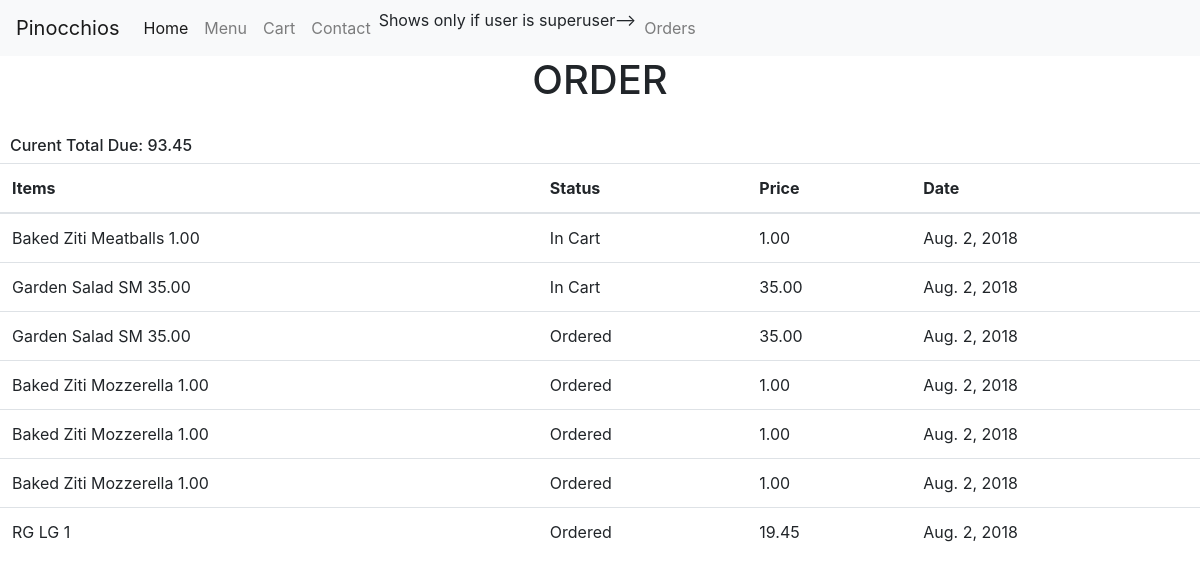
Before: /view (signed in) with the older database file.
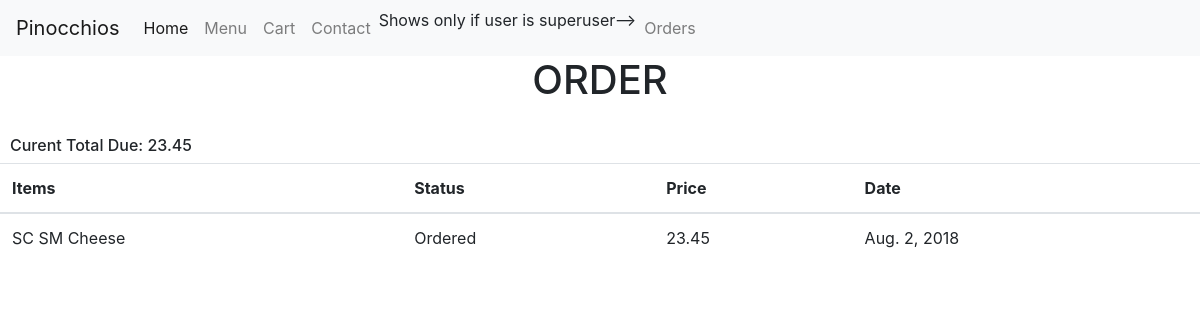
After: the same page with the newer database file.
### orders/models.py (models this page shows, shortened)
class Orders(models.Model):
    Ordered="Ordered"
    Delivered="Delivered"
    Incart="In Cart"
    Status_Choices=(
        (Ordered,'Ordered'),
        (Delivered,'Delivered'),
        (Incart,'In cart')
        )
    Username=models.CharField( max_length=64)
    Items=models.TextField()
    Status=models.TextField(choices=Status_Choices, default="In Cart")
    Date=models.DateField(datetime.now())
    Price=models.DecimalField(
        max_digits=5,
        decimal_places=2,
        default=1
        )
    Toppings=models.ManyToManyField(Toppings,blank = True,)

### orders/views.py (the view)
# urls.py: path("view",views.view, name="view"),
def view(request):
    Username = request.user.username # Retrieves username of current user
    order=Orders.objects.all().filter(Username=Username) # Retrieves all orders of current user
    orderall=Orders.objects.all().filter(Username=Username,Status="Ordered")  # Retrieves all pending orders of current user
    global total #Calculates total due by user
    total=0
    for item in order:
        total=total+item.Price
    context = {
       "order" : order ,
        "total":total
    }
    return render(request, "order.html",context)

### templates/order.html (shortened to what this page needs)
{% extends 'base.html' %}
{% block content %}
{% if user.is_authenticated %}
<h1 style="text-align:center;">ORDER</h1>
<table class="table">
    <thead>
    <tr>
        <th scope="col">Items</th>
        <th scope="col">Status</th>
        <th scope="col">Price</th>
        <th scope="col">Date</th>
    </tr>
    </thead>
    <tbody>
    {% for item in order %}
    <tr>
        <td scope="row">{{ item.Items }}</td>
        <td>{{ item.Status }}</td>
        <td>{{ item.Price }}</td>
        <td>{{ item.Date }}</td>
    </tr>
    {% endfor %}
     </tbody>
<br>
<h6>Curent Total Due: {{total}}</h6>
{% else %}
<h1 id="logincheck">Log in or sign up to order!</h1>
<button class=" btn btn-light"><a href="{% url 'login' %}">Login</a></button>
<button class=" btn btn-light"><a href="{% url 'signup' %}">Sign Up</a></button>
{% endif %}
{% endblock %}

Changed rows visible on the page:
removed Orders: Items "Baked Ziti Meatballs 1.00", Status "In Cart", Price "1.00", Date "Aug. 2, 2018"
removed Orders: Items "Garden Salad SM 35.00", Status "In Cart", Price "35.00", Date "Aug. 2, 2018"
removed Orders: Items "Garden Salad SM 35.00", Status "Ordered", Price "35.00", Date "Aug. 2, 2018"
removed Orders: Items "Baked Ziti Mozzerella 1.00", Status "Ordered", Price "1.00", Date "Aug. 2, 2018"
removed Orders: Items "Baked Ziti Mozzerella 1.00", Status "Ordered", Price "1.00", Date "Aug. 2, 2018"
removed Orders: Items "Baked Ziti Mozzerella 1.00", Status "Ordered", Price "1.00", Date "Aug. 2, 2018"
removed Orders: Items "RG LG 1", Status "Ordered", Price "19.45", Date "Aug. 2, 2018"
added Orders: Items "SC SM Cheese", Status "Ordered", Price "23.45", Date "Aug. 2, 2018"
Other visible differences:
{{ total }}: "93.45" → "23.45"
